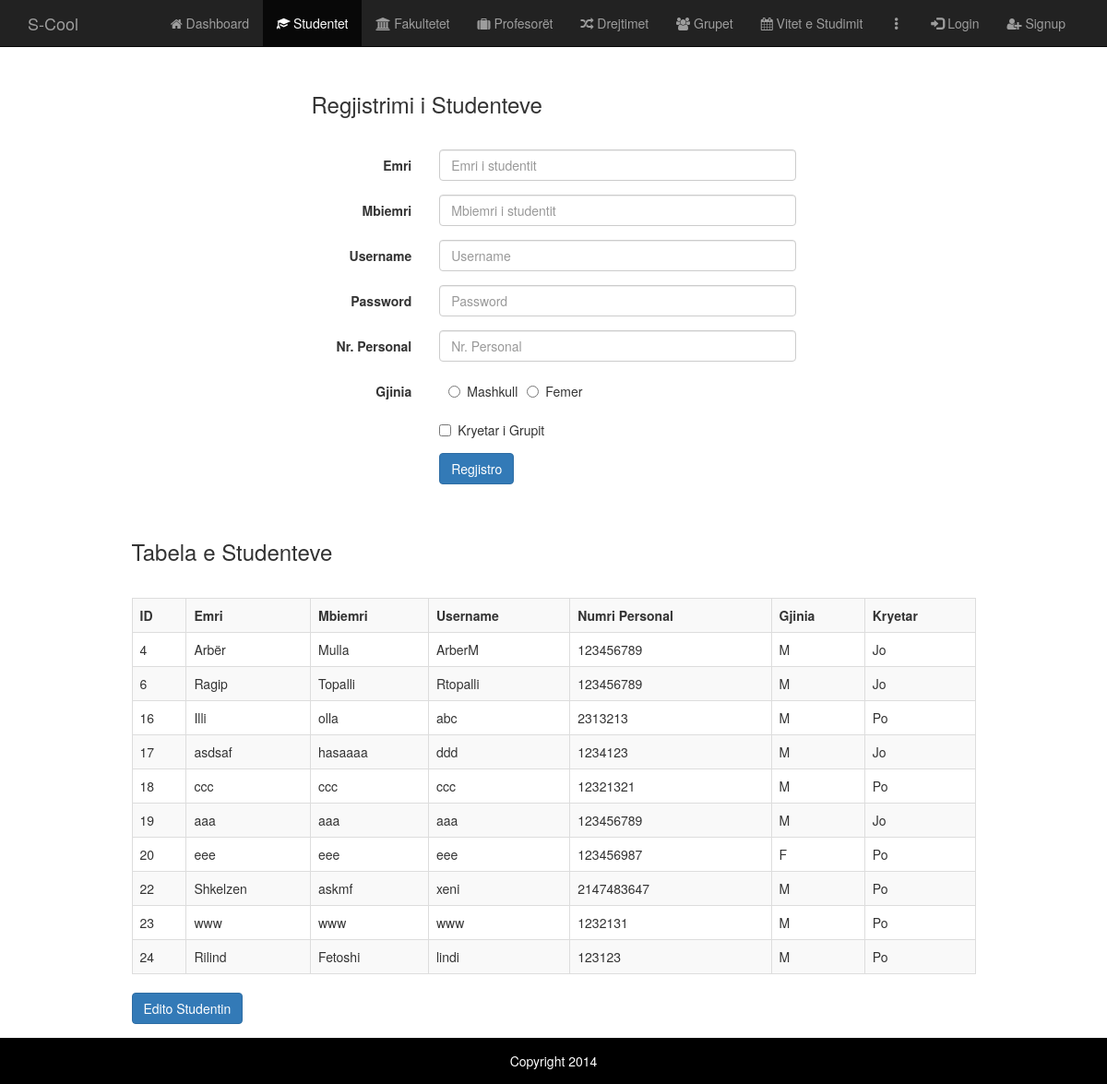
The page /WebContent/adminPage/studentet.php on the database as committed earlier.
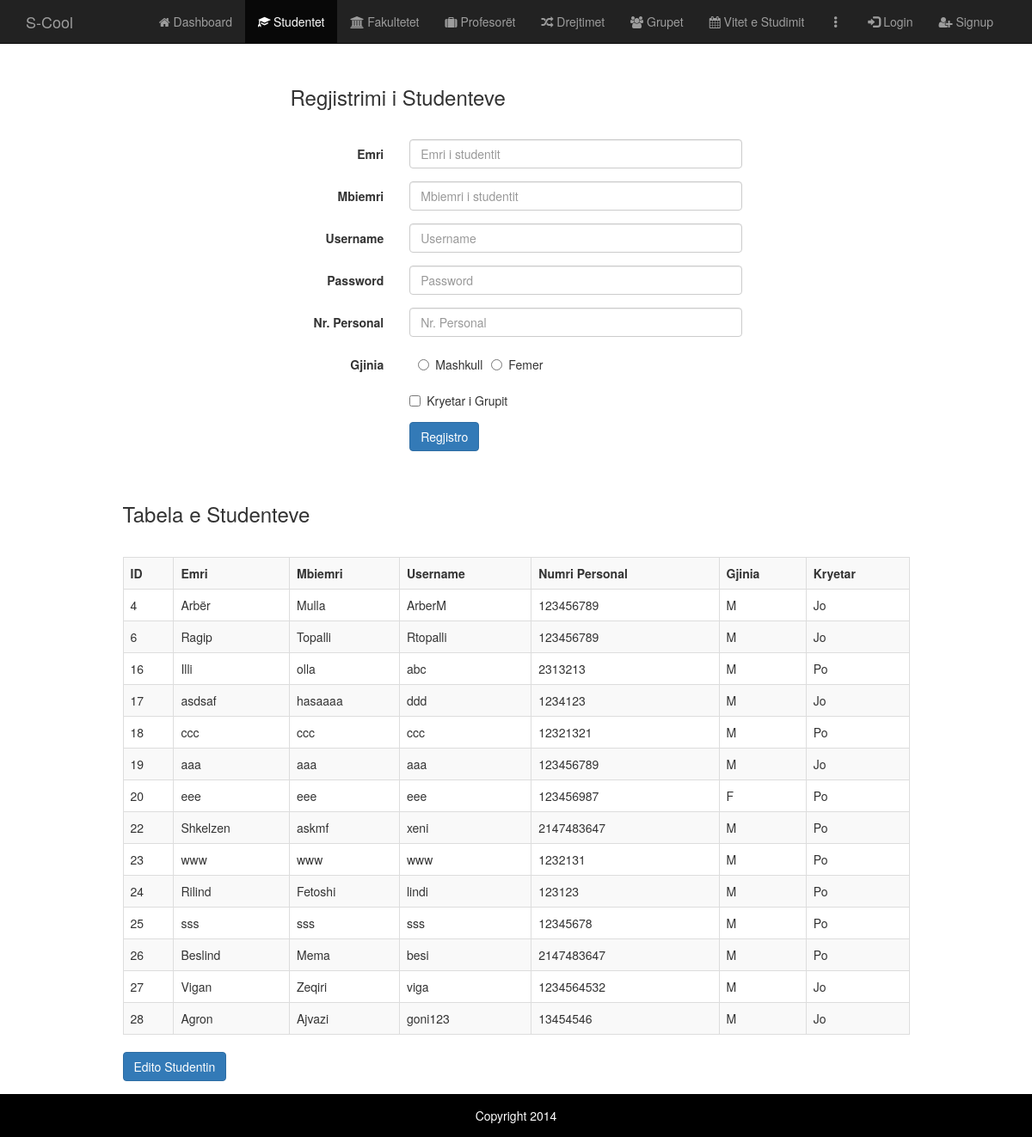
The same page on the database as committed later.
### tables this page shows
CREATE TABLE `studenti` (
  `ID` int(11) NOT NULL,
  `Kryetar` tinyint(1) NOT NULL,
  `Emri` varchar(20) NOT NULL,
  `Mbiemri` varchar(20) NOT NULL,
  `UserName` varchar(20) NOT NULL,
  `Password` char(76) NOT NULL,
  `Nr_personal` int(11) NOT NULL,
  `Gjinia` char(1) NOT NULL,
  `FR_Fakulltetit` int(11) DEFAULT NULL,
  `FK_Grupi` int(11) DEFAULT NULL,
  `fk_Drejtimi` int(11) DEFAULT NULL
);

### BL/Studenti.php (the view, shortened to what this page needs)
<?php
class Studenti{
    public function selectAll()
    {
        $sqlConnection = new SQLConnection();
        $con = $sqlConnection->connection();
        $sql = "SELECT * FROM Studenti";
        $result = mysqli_query($con, $sql);
        if(mysqli_num_rows($result) > 0)
        {
            while($row = mysqli_fetch_assoc($result))
            {
                $temp = $row['Kryetar']==1?'Po':'Jo';
                echo "<tr onclick='indeksiReshtit(this)'><td>".$row['ID']."</td>"
                        . "<td>".$row['Emri']."</td>"
                        . "<td>".$row['Mbiemri']."</td>"
                        . "<td>".$row['UserName']."</td>"
                        . "<td>".$row['Nr_personal']."</td>"
                        . "<td>".$row['Gjinia']."</td>"
                        . "<td>".$temp."</td></tr>";
            }
        }
    }
}

Rows that differ between the two databases and show on the page:
added studenti: ID "25", Emri "sss", Mbiemri "sss", UserName "sss", Nr_personal "12345678", Gjinia "M", Kryetar "Po"
added studenti: ID "26", Emri "Beslind", Mbiemri "Mema", UserName "besi", Nr_personal "2147483647", Gjinia "M", Kryetar "Po"
added studenti: ID "27", Emri "Vigan", Mbiemri "Zeqiri", UserName "viga", Nr_personal "1234564532", Gjinia "M", Kryetar "Jo"
added studenti: ID "28", Emri "Agron", Mbiemri "Ajvazi", UserName "goni123", Nr_personal "13454546", Gjinia "M", Kryetar "Jo"
